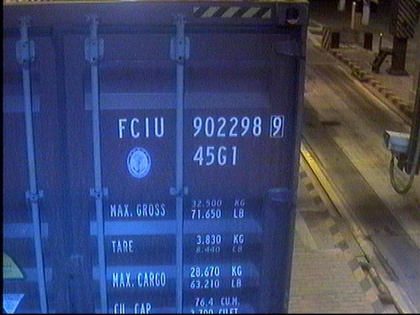
%> input picture ContainerRec/data1/2/3.jpg, 420 x 315 px, shrunk from 640 x 480 before the run
$ octave --eval "result = theColorFun(imread('../ContainerRec/data1/2/3.jpg'));"   (GNU Octave 9; MATLAB toolbox functions it lacks are replaced by stand-ins)
%> lines starting %> are read from the running program, lines starting %| are printed output that depends on the picture; in (x1, y1, x2, y2) boxes, pixels count from 0 and x2, y2 are one past the last pixel; in counts of white or black regions, pixels touching at a corner belong together; the program's own positions count from 1
### Test/testDuibidu.m
%% 可调用的方法
function [ OutMe ] = testDuibidu( imgUrl )
I0 = imgUrl;
I1 = rgb2gray(I0);%灰度变换
% figure,imshow(I1);title('灰度图像', 'FontWeight', 'Bold');
I3=wiener2(I1,[3 3]);%维纳滤波
% figure,imshow(I3);
I4=BJxc(I3);
% figure,imshow(I4);title('背景消除后图像', 'FontWeight', 'Bold');
thresh=graythresh(I4);%Otsu二值化
I6=im2bw(I4,thresh);
% [10 lines of commented-out code are left out]
OutMe = I6;
end

### Test/BJxc.m
function [I]=BJxc(bw)%背景消除
SE=strel('square',6);
% SE=strel('disk',8);
% SE=strel('line',8,0);
I1=imopen(bw,SE);
% figure,imshow(I1);
I=imsubtract(bw,I1);

### Test/theBasicFun.m
function [ direction, output_line,tempLeft,tempRight ] = theBasicFun( input_img )
    I{1} = input_img;
%     figure,imshow(I{1});
    I{2} = edge(I{1},'canny');%做Canny的边缘检测
%     figure,imshow(I{2});
    [m,n]=size(I{2});%获得图像的长宽
    validMark = 0;
    direction = 0;
    output_line = 0;
    %做定位的标记，1连续黑的次数，2连续白的次数，3上边界，4下边界,5记录的黑色
    tarP{5} = 0;
    for i=1:5
        tarP{i} = 0;
    end
%     figure;subplot(2,2,1);plot(sum(I{2}'));title('水平投影');
%     subplot(2,2,2);imshow(I{2});
%     subplot(2,2,4);plot(sum(I{2}));title('垂直投影');
%% 下面是对图像横箱号定位
    I{3} = I{2};
    for tarx=1:m
        if(sum(I{3}(tarx,:))<30)
            I{3}(tarx,:)=0;%图像全黑的,tarP{1}加1
        elseif(sum(I{3}(tarx,:))>80) %图像白色点大于5的，tarP{2}加1
           I{3}(tarx,:)=0;%图像全黑的,tarP{1}加1
        end
    end
    for tarx=1:m
        if(sum(I{3}(tarx,:))==0)
            tarP{1} = tarP{1}+1;
            if(tarP{1}>5)
                if(tarP{3}>0)
                    tarP{4} = tarx;
%                         disp(['下边界定位成功:',num2str(tarP{4}),';',num2str(tarP{3})]);
                    if((tarP{4}-tarP{3})>20)
                       isTrueNum = verifyConDomain(I{1},tarP{3},tarP{4},1);
                        if(isTrueNum ==1)
%                             disp(6['定位成功（上：',num2str(tarP{3}),'X下：',num2str(tarP{4}),')']);
                            validMark = 1;
                            break;
                        else
                            for i=1:5
                                tarP{i} = 0;
                            end
                        end
                    else
                        tarP{4}=0;
                        tarP{3}=0;
                    end
                else
                    tarP{5} = tarx;
                end

                if(tarP{2}<15&&tarP{2}>5)%如果到黑点时图像的连续白色点小于20大于5，白色点数重置
                    tarP{2} = 0;
    %                 disp(['清空P2:',num2str(tarx)]);
                end
            end
        else
          tarP{2} = tarP{2}+1;
            if(tarP{2}>2)
                if(tarP{3}==0)
                    tarP{3} = tarP{5};
    %                     disp(['上边界定位成功:',num2str(tarP{3})]);
        %             break;
                end
             end
            tarP{1} = 0;
        end
    end
   if(validMark==1)
    %     imwrite(input_Img(tarP{3}-4:tarP{4}+4,:),'sensitiveArea.jpg')%保存图像为文件
    for i=0:3
            I{2}(tarP{3}-4+i,:)=1;
            I{2}(tarP{4}+4-i,:)=1;
    end
        output_line = tarP;
        direction = 1;
        if iscell(output_line)
        output_line=cell2mat(output_line);
        end
if (output_line~=0)
   com=zeros(1,n);
for j=1:n %对水平定位出的箱号区域做垂直投影
    for i=output_line(1,3):output_line(1,4)
        if I{1}(i,j)~=0
            com(j)=com(j)+1;
        end
    end
end

for j=1:n %定位箱号区域的左边界
    if com(j)>4
        tempLeft=j;
        break;
    end
end
for j=n:-1:tempLeft+1 %定位箱号区域的右边界
    if com(j)>8
        tempRight=j;
        break;
    end
end
else
        tempLeft=0;
        tempRight=0;
end
% cartonnum = I{1}(output_line(1,3):output_line(1,4),tempLeft:tempRight,:);
% figure,imshow(cartonnum);
end


%% 下面是对图像纵箱号定位
 if(validMark==0)
    for i=1:5
        tarP{i} = 0;
    end
     I{4} = I{2};
        for tary=1:n
            if(sum(I{4}(:,tary))<30)
                I{4}(:,tary)=0;%图像全黑的,tarP{1}加1
            elseif(sum(I{4}(:,tary))>80) %图像白色点大于5的，tarP{2}加1
               I{4}(:,tary)=0;%图像全黑的,tarP{1}加1
            end
        end
        for tary=1:n
            if(sum(I{4}(:,tary))==0)
                tarP{1} = tarP{1}+1;
                if(tarP{1}>5)
                    if(tarP{3}>0)
                        tarP{4} = tary;
%                             disp(['右边界定位成功:',num2str(tarP{4}),';',num2str(tarP{3})]);
                        if((tarP{4}-tarP{3})>10)
                            isTrueNum = verifyConDomain(I{1},tarP{3},tarP{4},2);
                            if(isTrueNum ==1)
%                                 disp(['定位成功（左：',num2str(tarP{3}),'；右：',num2str(tarP{4}),')']);
                                validMark = 2;
                                break;
                            else
                                for i=1:5
                                    tarP{i} = 0;
                                end
                            end
                        else
                            tarP{4}=0;
                            tarP{3}=0;
                        end
                    else
                        tarP{5} = tary;
                    end

                    if(tarP{2}<15&&tarP{2}>5)%如果到黑点时图像的连续白色点小于20大于5，白色点数重置
                        tarP{2} = 0;
        %                 disp(['清空P2:',num2str(tary)]);
                    end
                end
            else
              tarP{2} = tarP{2}+1;
                if(tarP{2}>2)
                    if(tarP{3}==0)
                        tarP{3} = tarP{5};
        %                     disp(['上边界定位成功:',num2str(tarP{3})]);
            %             break;
                    end
                 end
                tarP{1} = 0;
            end
        end

        if(validMark==2)
            for i=0:3
                I{2}(:,tarP{3}-4+i)=1;
                I{2}(:,tarP{4}+4-i)=1;
            end
            output_line = tarP;
            direction = 2;
        end
        if iscell(output_line)
        output_line=cell2mat(output_line);
        end
        if (output_line~=0)
        com=zeros(1,m);
for j=1:m %对水平定位出的箱号区域做垂直投影
    for i=output_line(1,3):output_line(1,4)
        if I{1}(j,i)~=0
            com(j)=com(j)+1;
        end
    end
end

for j=1:m %定位箱号区域的上边界
    if com(j)>0
        tempLeft=j;
        break;
    end
end
for j=m:-1:tempLeft+1 %定位箱号区域的下边界
    if com(j)>0
        tempRight=j;
        break;
    end
end
        else
          tempLeft=0;
          tempRight=0;
        end
  end
end

### Test/theColorFun.m
function [ direction, output_line,tempLeft,tempRight ] = theColorFun( input_img )
I{10} = '0';
I{1} = input_img;
% I{1} = imread('resource/2/3.jpg');
[m,n]=size(I{1});%获得图像的行列
n = n/3;
direction = 0;
output_line = 0;

%% 黑色箱号
I{2} = I{1};
I{2} = imadjust(I{2}, [0.5 0.7], []);
for tarx=1:m
    for tary=1:n
        if(I{2}(tarx,tary,1)<50&&I{2}(tarx,tary,2)<50&&I{2}(tarx,tary,3)<50)
            I{2}(tarx,tary,:) = 255;
        else
            I{2}(tarx,tary,:) = 0;
        end

    end
end
% figure;imshow(I{2});
I{2} = testDuibidu(I{2});
[ direction,output_line,tempLeft,tempRight ] = theBasicFun(I{2});
%% 白色箱号
if(direction==0)
    I{3} = I{1};
    I{3} = imadjust(I{3}, [0.5 0.7], []);
    for tarx=1:m
        for tary=1:n
            if(I{3}(tarx,tary,1)>100&&I{3}(tarx,tary,2)>100&&I{3}(tarx,tary,3)>100)
                I{3}(tarx,tary,:) = 255;
            else
                I{3}(tarx,tary,:) = 0;
            end

        end
    end
    I{3} = testDuibidu(I{3});
    [ direction,output_line,tempLeft,tempRight ] = theBasicFun(I{3});
else
end
end
%> in theColorFun, `[m,n]=size(I{1});`: m = 315; n = 1260
%> in theColorFun, `n = n/3;`: n = 420
%> after the loop in theColorFun, `for tarx=1:m`: I = 10 items
%> in testDuibidu, `I0 = imgUrl;`:
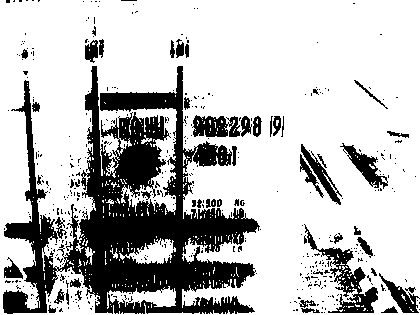
%> I0: size 315x420x3 uint8; 74.4% white; 446 black regions (396 under 20 px), largest, box (x1, y1, x2, y2) and area: (3, 66, 260, 314) 25780, (304, 224, 378, 313) 1575, (192, 115, 241, 137) 757
%> in BJxc, `I1=imopen(bw,SE);`:
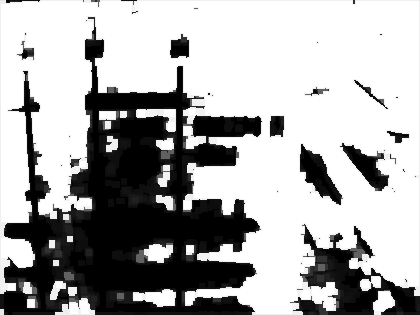
%> I1: size 315x420 uint8; min 0, max 255, mean 170.8
%> in BJxc, `I=imsubtract(bw,I1);`:
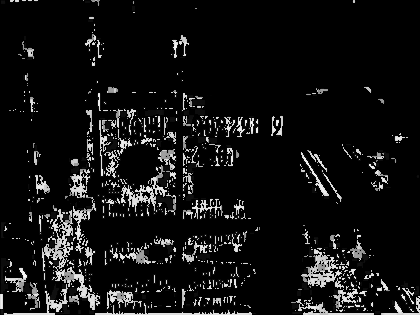
%> I: size 315x420 uint8; min 0, max 255, mean 18.8
%> in testDuibidu, `thresh=graythresh(I4);`: thresh = 0.404
%> in testDuibidu, `I6=im2bw(I4,thresh);`:
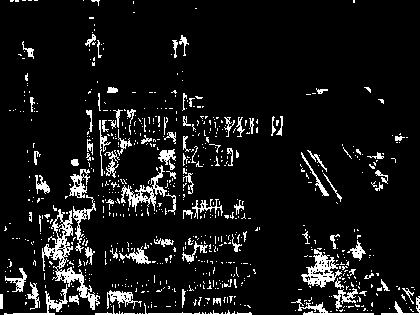
%> I6: size 315x420 logical; 8.7% white in thin lines or dots
%> in theBasicFun, `[m,n]=size(I{2});`: m = 315; n = 420
%> after the loop in theBasicFun, `for tarx=1:m`: I = 3 items
%> after the loop in theBasicFun, `for tarx=1:m`: isTrueNum = 1; tarP = {6, 100, 109, 226, 109}; validMark = 1
%> in theBasicFun, `output_line = tarP;`: output_line = {6, 100, 109, 226, 109}
%> in theBasicFun, `output_line=cell2mat(output_line);`: output_line = [6 100 109 226 109]
%> after the loop in theBasicFun, `for j=1:n`: com = 420 values, max 69 at index 184, min 0 at index 1, mean 11.45
%> the loop in theBasicFun, `for j=1:n` made 30 passes
%> tempLeft on pass 30: 30
%> the loop in theBasicFun, `for j=n:-1:tempLeft+1` made 25 passes
%> (j, tempRight) on pass 25: (396, 396)
%> j on passes 1 to 6: 420, 419, 418, 417, 416, 415
%> in theColorFun, `[ direction,output_line,tempLeft,tempRight ] = theBasicFun(I{2});`: direction = 1; output_line = [6 100 109 226 109]; tempLeft = 30; tempRight = 396
%> `result = theColorFun(imread('../ContainerRec/data1/2/3.jpg'));`: result = 1

$ run again, on ContainerRec/data1/2/2.jpg
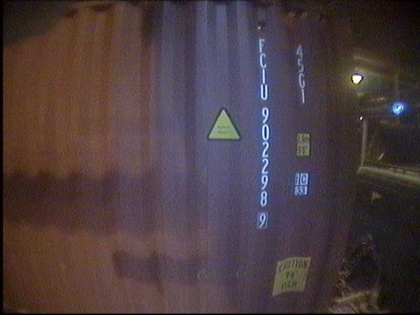
%> input picture ContainerRec/data1/2/2.jpg, 420 x 315 px, shrunk from 640 x 480 before the run
%> in theColorFun, `[m,n]=size(I{1});`: m = 315; n = 1260
%> in theColorFun, `n = n/3;`: n = 420
%> after the loop in theColorFun, `for tarx=1:m`: I = 10 items
%> in testDuibidu, `I0 = imgUrl;`:
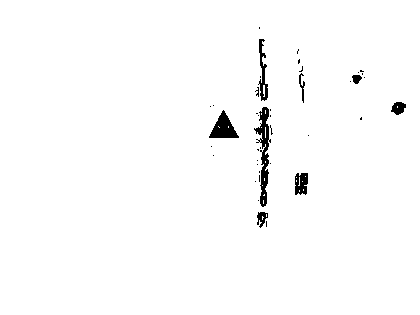
%> I0: size 315x420x3 uint8; 98.4% white; 40 black regions (32 under 20 px), largest, box (x1, y1, x2, y2) and area: (254, 107, 271, 207) 663, (209, 110, 239, 138) 443, (258, 39, 268, 101) 269
%> in BJxc, `I=imsubtract(bw,I1);`:
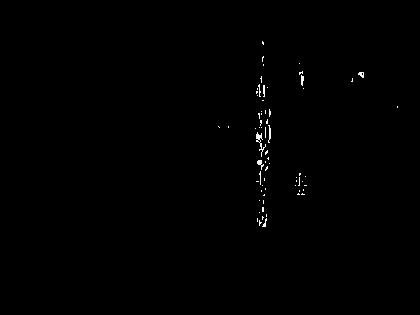
%> I: size 315x420 uint8; min 0, max 253, mean 0.9
%> thresh = 0.473
%> I6: size 315x420 logical; 0.36% white in thin lines or dots, all inside (x1, y1, x2, y2) = (218, 41, 398, 227)
%> in theBasicFun, `[m,n]=size(I{2});`: m = 315; n = 420
%> after the loop in theBasicFun, `for tarx=1:m`: I = 3 items
%> after the loop in theBasicFun, `for tarx=1:m`: tarP = {315, 0, 0, 0, 315}; validMark = 0
%> after the loop in theBasicFun, `for i=1:5`: tarP = {0, 0, 0, 0, 0}
%> after the loop in theBasicFun, `for tary=1:n`: I = 4 items
%> after the loop in theBasicFun, `for tary=1:n`: isTrueNum = 1; tarP = {6, 8, 259, 275, 259}; validMark = 2
%> in theBasicFun, `output_line = tarP;`: output_line = {6, 8, 259, 275, 259}
%> in theBasicFun, `output_line=cell2mat(output_line);`: output_line = [6 8 259 275 259]
%> after the loop in theBasicFun, `for j=1:m`: com = 315 values, max 7 at index 136, min 0 at index 1, mean 1.08
%> the loop in theBasicFun, `for j=1:m` made 42 passes
%> tempLeft on pass 42: 42
%> the loop in theBasicFun, `for j=m:-1:tempLeft+1` made 89 passes
%> j on passes 1 to 8: 315, 314, 313, 312, 311, 310, 309, 308
%> after the loop in theBasicFun, `for j=m:-1:tempLeft+1`: tempRight = 227
%> in theColorFun, `[ direction,output_line,tempLeft,tempRight ] = theBasicFun(I{2});`: direction = 2; output_line = [6 8 259 275 259]; tempLeft = 42; tempRight = 227
%> result = 2
